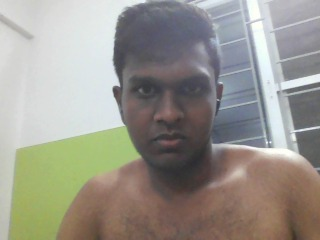
#> input picture facial_verification_proctoring/reference_faces/Sonsan@2005.jpg, 320 x 240 px
$ python -i proctoring_face_analyzer.py   (imports and definitions only)
#> lines starting #> are read from the running program, lines starting #| are printed output that depends on the picture
#> further down, picture is the input picture: shape (240, 320, 3); mean B, G, R 141.1, 149.7, 152.9
import cv2
import mediapipe as mp
import numpy as np
import math
import base64

mp_face_mesh = mp.solutions.face_mesh
# [1 line that did not run here, left out]

LEFT_EYE_IDX = [362, 385, 387, 263, 373, 380]
RIGHT_EYE_IDX = [33, 160, 158, 133, 153, 144]
model_points = np.array([
    (0.0, 0.0, 0.0),           # Nose tip
    (0.0, -330.0, -65.0),      # Chin
    (-225.0, 170.0, -135.0),   # Left eye corner
    (225.0, 170.0, -135.0),    # Right eye corner
    (-150.0, -150.0, -125.0),  # Left mouth corner
    (150.0, -150.0, -125.0)    # Right mouth corner
], dtype="double")

# [59 lines left out: functions get_eye_image, detect_eye_direction, get_head_direction, img_to_base64, not called in this run]

def analyze_frame(frame):
    gray = cv2.cvtColor(frame, cv2.COLOR_BGR2GRAY)
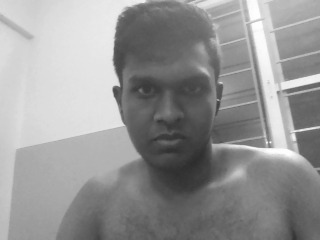
#> gray: shape (240, 320); min 44, max 255, mean 149.7
    face_cascade = cv2.CascadeClassifier(cv2.data.haarcascades + "haarcascade_frontalface_default.xml")
    faces = face_cascade.detectMultiScale(gray, 1.1, 5)
#> faces = [[116, 54, 106, 106]]
    face_count = len(faces)
#> face_count = 1
    status = {
        'num_faces': face_count,
        'head_pose': 'Unknown',
        'left_eye_dir': 'Unknown',
        'right_eye_dir': 'Unknown',
        'left_eye_img': '',
        'right_eye_img': ''
    }
#> status = {'num_faces': 1, 'head_pose': 'Unknown', 'left_eye_dir': 'Unknown', 'right_eye_dir': 'Unknown', 'left_eye_img': '', 'right_eye_img': ''}
    rgb = cv2.cvtColor(frame, cv2.COLOR_BGR2RGB)
#> (the run stopped early here; a loop or call above may not have finished)

$ run again, on facial_verification_proctoring/reference_faces/john_01.jpg
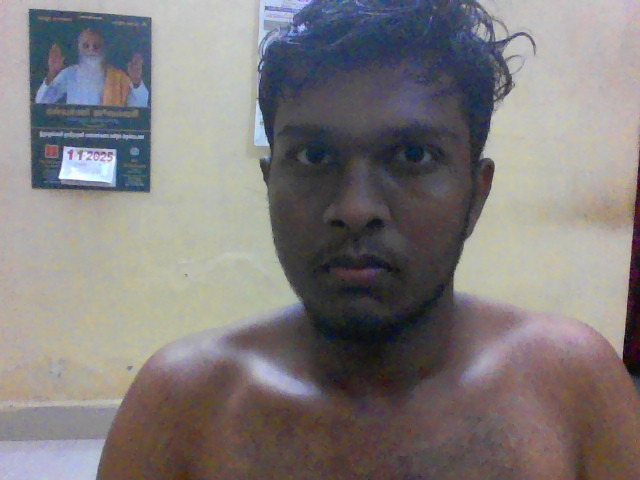
#> input picture facial_verification_proctoring/reference_faces/john_01.jpg, 640 x 480 px
#> picture is the input picture: shape (480, 640, 3); mean B, G, R 123.5, 123.5, 128.4
#> in analyze_frame, `gray = cv2.cvtColor(frame, cv2.COLOR_BGR2GRAY)`:
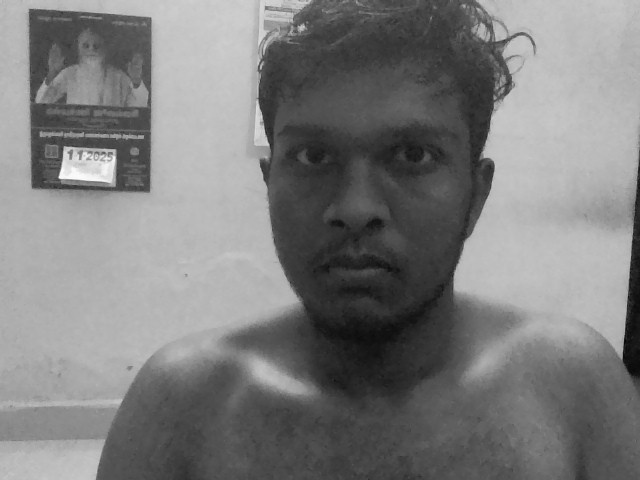
#> gray: shape (480, 640); min 6, max 254, mean 125
#> faces = [[243, 70, 237, 237]]
#> face_count = 1
#> status = {'num_faces': 1, 'head_pose': 'Unknown', 'left_eye_dir': 'Unknown', 'right_eye_dir': 'Unknown', 'left_eye_img': '', 'right_eye_img': ''}
